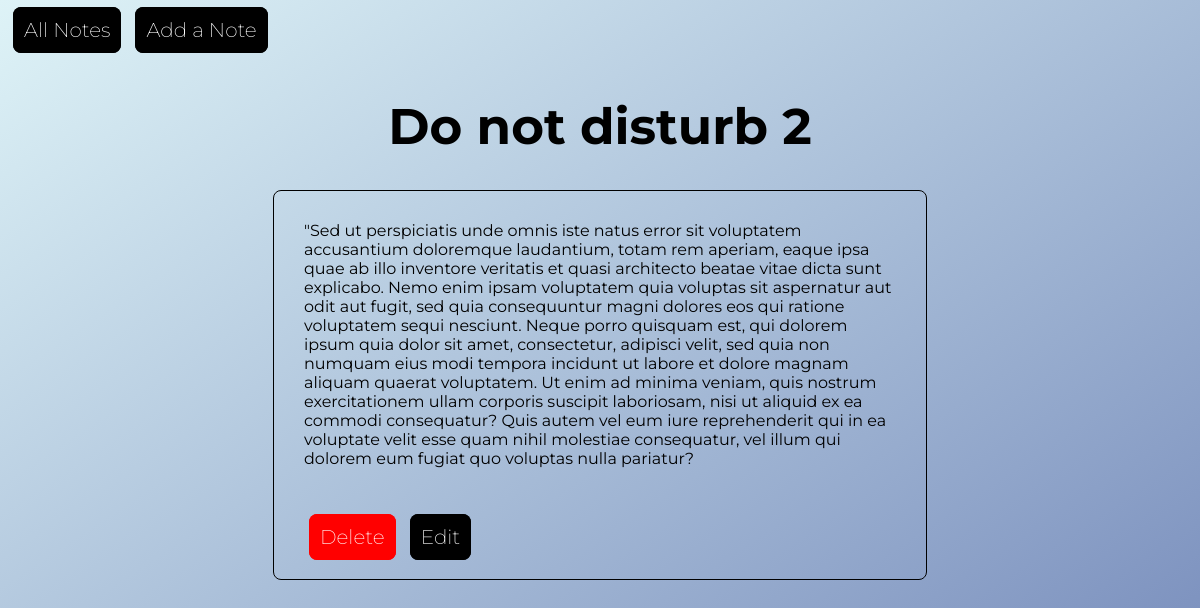
The page /view/6 on the database its author committed.
### notes/models.py (models this page shows, shortened)
class Note(models.Model):
    title = models.CharField(max_length=100)
    note = models.TextField()

### notes/views.py (the view)
# urls.py: path('view/<str:note_id>', views.view_note, name='view_note'),
def view_note(request, note_id):
    note = Note.objects.get(pk=note_id)
    return render(request, 'notes/note.html', {'note': note})

### notes/templates/notes/note.html
{% extends 'notes/navbar.html' %}
{% block body %}
<h1>{{note.title}}</h1>
<main>
<div class='note-item'>
{{note.note}}
<br><br><br><br>
<a style='background-color: red; border: 1px solid red' onclick='return checkDelete()' href='{% url "delete" note.id %}'> Delete</a>
<a href='{% url "edit" note.id %}'> Edit </a>
</div>
</main>
{% endblock body %}

### notes/templates/notes/navbar.html (style rules this page uses)
html { height: 100%; }
body { background-image: linear-gradient(to bottom right, #def3f7, #7186b8); }
a { font-family: 'Montserrat', sans-serif; text-decoration: none; font-size: 20px; font-weight: 200; color: white; background-color: black; border-radius: 8px; margin: 5px; padding: 10px; border: solid 1px black; transition: transform .2s; }
h1 { text-align: center; font-family: 'Montserrat', sans-serif; font-size: 50px; padding-top: 20px; font-weight: 80px; }
.note-item { border: solid 1px black; width: 50%; display: block; margin: 0 auto; font-family: 'Montserrat', sans-serif; padding: 30px; border-radius: 8px; margin-bottom: 10px; }

### rows shown on the page
Note: title "Do not disturb 2", note "\"Sed ut perspiciatis unde omnis iste natus error sit voluptatem accusantium doloremque laudantium, totam rem aperiam, eaque ipsa quae ab illo inventore veritatis et quasi architecto beatae vitae dicta sunt explicabo. Nemo enim ipsam voluptatem quia voluptas sit aspernatur aut odit aut fugit, sed quia consequuntur magni dolores eos qui ratione voluptatem sequi nesciunt. Neque porro quisquam est, qui dolorem ipsum quia dolor sit amet, consectetur, adipisci velit, sed quia non numquam eius modi tempora incidunt ut labore et dolore magnam aliquam quaerat voluptatem. Ut enim ad minima veniam, quis nostrum exercitationem ullam corporis suscipit laboriosam, nisi ut aliquid ex ea commodi…"
